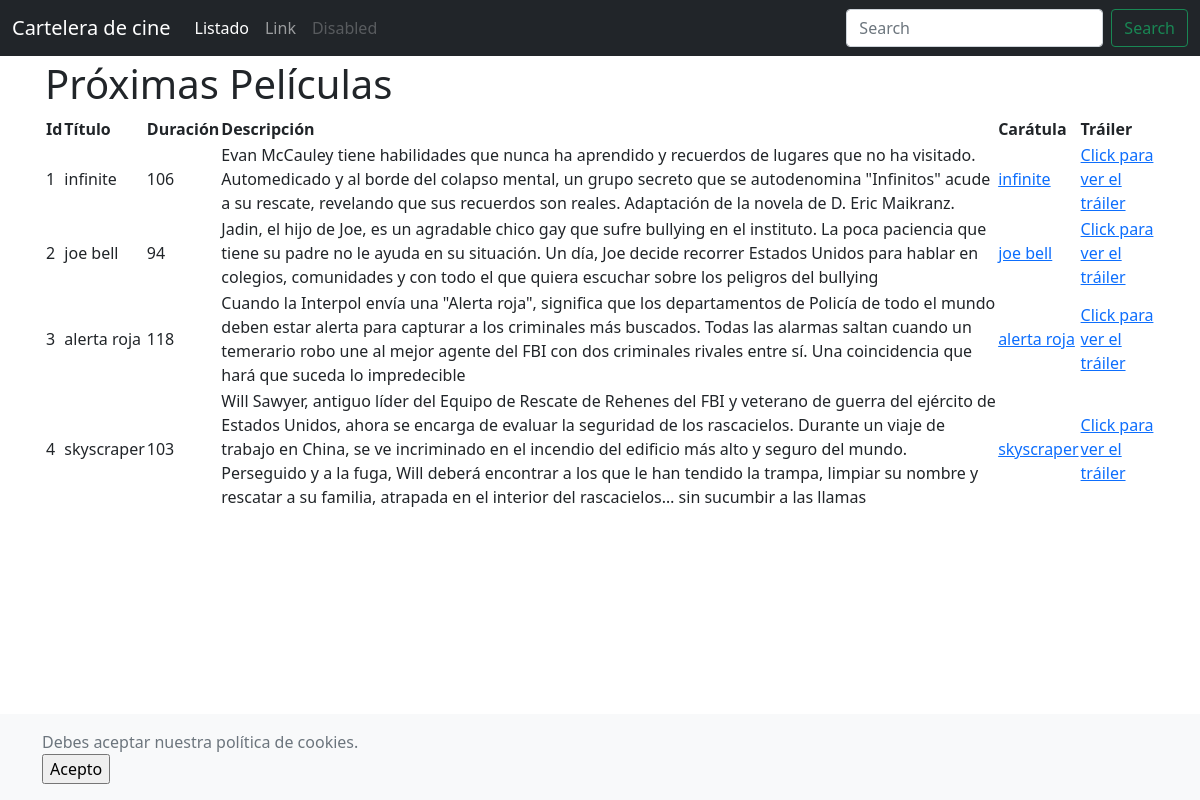
The page / on the database its author committed.
### tables this page shows
CREATE TABLE peliculas
(id  MEDIUMINT NOT NULL AUTO_INCREMENT,
titulo varchar(100),
duracion int,
descripcion varchar(2048),
caratula varchar(255),
trailer varchar(255),
PRIMARY KEY (id)
);

### src/index.php (the view, shortened to what this page needs)
<?php
include('acceso_datos.php');
$datos = $conexion_bd->query('SELECT * FROM peliculas');
?>
<!doctype html>
<html lang="en" class="h-100">
  <head>
<link href="/css/bootstrap.min.css" rel="stylesheet">
    <link href="sticky-footer-navbar.css" rel="stylesheet">
  </head>
  <body class="d-flex flex-column h-100">
    <?php include('include_menu.php')?>
<main class="flex-shrink-0">
  <div class="container">
  <h1>Próximas Películas</h1>
        <table>
            <thead>
                <tr>
                    <th>Id</th>
                    <th>Título</th>
                    <th>Duración</th>
                    <th>Descripción</th>
                    <th>Carátula</th>
                    <th>Tráiler</th>
                </tr>
            </thead>
            <tbody>
                <?php foreach($datos as $fila) { ?>
                <tr>
                    <td><?=$fila['id']?></td>
                    <td><?=$fila['titulo']?></td>
                    <td><?=$fila['duracion']?></td>
                    <td><?=$fila['descripcion']?></td>
                    <td><a href="<?=$fila['caratula']?>"><?=$fila['titulo']?></a></td>
                    <td><a href="<?=$fila['trailer']?>">Click para ver el tráiler</a></td>
                </tr>
                <?php } ?>
            </tbody>
        </table>
  </div>
</main>
  <?php include('include_mostrar_cookies.php')?>
      </body>
</html>

### src/include_menu.php (shortened to what this page needs)
<header>
  <nav class="navbar navbar-expand-md navbar-dark fixed-top bg-dark">
    <div class="container-fluid">
      <a class="navbar-brand" href="/">Cartelera de cine</a>
      <div class="collapse navbar-collapse" id="navbarCollapse">
        <ul class="navbar-nav me-auto mb-2 mb-md-0">
          <li class="nav-item">
            <a class="nav-link active" aria-current="page" href="listado.php">Listado</a>
          </li>
          <li class="nav-item">
            <a class="nav-link" href="#">Link</a>
          </li>
          <li class="nav-item">
            <a class="nav-link disabled">Disabled</a>
          </li>
        </ul>
        <form class="d-flex">
          <input class="form-control me-2" type="search" placeholder="Search" aria-label="Search">
          <button class="btn btn-outline-success" type="submit">Search</button>
        </form>
      </div>
    </div>
  </nav>
</header>

### src/include_mostrar_cookies.php (shortened to what this page needs)
<footer class="footer mt-auto py-3 bg-light">
  <div class="container">
  <?php if (isset($_POST['acepto']) || $_COOKIE['acepto'] == 'si' ) {?>
    <?php $cookie = 'si'; ?>
    <b><h5>Has aceptado las cookies</h5></b>
    <?php }else { ?>
  <span class="text-muted">Debes aceptar nuestra política de cookies.</span>
    <form action="." method="post">
      <input type="submit" name="acepto" value="Acepto">
    </form>
<?php } ?>
  </div>
</footer>

### src/sticky-footer-navbar.css (style rules this page uses)
main > .container { padding: 60px 15px 0; }

### rows shown on the page
peliculas: id "1", titulo "infinite", duracion "106", descripcion "Evan McCauley tiene habilidades que nunca ha aprendido y recuerdos de lugares que no ha visitado. Automedicado y al borde del colapso mental, un grupo secreto que se autodenomina \"Infinitos\" acude a su rescate, revelando que sus recuerdos son reales. Adaptación de la novela de D. Eric Maikranz."
peliculas: id "2", titulo "joe bell", duracion "94", descripcion "Jadin, el hijo de Joe, es un agradable chico gay que sufre bullying en el instituto. La poca paciencia que tiene su padre no le ayuda en su situación. Un día, Joe decide recorrer Estados Unidos para hablar en colegios, comunidades y con todo el que quiera escuchar sobre los peligros del bullying"
peliculas: id "3", titulo "alerta roja", duracion "118", descripcion "Cuando la Interpol envía una \"Alerta roja\", significa que los departamentos de Policía de todo el mundo deben estar alerta para capturar a los criminales más buscados. Todas las alarmas saltan cuando un temerario robo une al mejor agente del FBI con dos criminales rivales entre sí. Una coincidencia que hará que suceda lo impredecible"
peliculas: id "4", titulo "skyscraper", duracion "103", descripcion "Will Sawyer, antiguo líder del Equipo de Rescate de Rehenes del FBI y veterano de guerra del ejército de Estados Unidos, ahora se encarga de evaluar la seguridad de los rascacielos. Durante un viaje de trabajo en China, se ve incriminado en el incendio del edificio más alto y seguro del mundo. Perseguido y a la fuga, Will deberá encontrar a los que le han tendido la trampa, limpiar su nombre y rescatar a su familia, atrapada en el interior del rascacielos… sin sucumbir a las llamas"
